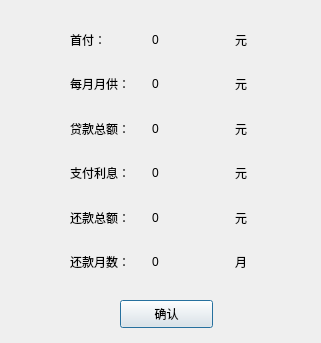
<?xml version="1.0" encoding="UTF-8"?>
<ui version="4.0">
 <class>Result_SameCapitalPlusInterest</class>
 <widget class="QDialog" name="Result_SameCapitalPlusInterest">
  <property name="geometry">
   <rect>
    <x>0</x>
    <y>0</y>
    <width>321</width>
    <height>343</height>
   </rect>
  </property>
  <property name="windowTitle">
   <string>计算结果_等额本息</string>
  </property>
  <widget class="QPushButton" name="pushButton">
   <property name="geometry">
    <rect>
     <x>120</x>
     <y>300</y>
     <width>93</width>
     <height>28</height>
    </rect>
   </property>
   <property name="text">
    <string>确认</string>
   </property>
  </widget>
  <widget class="QWidget" name="">
   <property name="geometry">
    <rect>
     <x>70</x>
     <y>20</y>
     <width>241</width>
     <height>261</height>
    </rect>
   </property>
   <layout class="QHBoxLayout" name="horizontalLayout">
    <item>
     <layout class="QVBoxLayout" name="verticalLayout">
      <item>
       <widget class="QLabel" name="label_firstPay_front">
        <property name="text">
         <string>首付：</string>
        </property>
       </widget>
      </item>
      <item>
       <widget class="QLabel" name="label">
        <property name="text">
         <string>每月月供：</string>
        </property>
       </widget>
      </item>
      <item>
       <widget class="QLabel" name="label_4">
        <property name="text">
         <string>贷款总额：</string>
        </property>
       </widget>
      </item>
      <item>
       <widget class="QLabel" name="label_7">
        <property name="text">
         <string>支付利息：</string>
        </property>
       </widget>
      </item>
      <item>
       <widget class="QLabel" name="label_10">
        <property name="text">
         <string>还款总额：</string>
        </property>
       </widget>
      </item>
      <item>
       <widget class="QLabel" name="label_13">
        <property name="text">
         <string>还款月数：</string>
        </property>
       </widget>
      </item>
     </layout>
    </item>
    <item>
     <layout class="QVBoxLayout" name="verticalLayout_2">
      <item>
       <widget class="QLabel" name="label_firstPay">
        <property name="enabled">
         <bool>true</bool>
        </property>
        <property name="text">
         <string>0</string>
        </property>
       </widget>
      </item>
      <item>
       <widget class="QLabel" name="label_MIP">
        <property name="text">
         <string>0</string>
        </property>
       </widget>
      </item>
      <item>
       <widget class="QLabel" name="label_loanToalMoney">
        <property name="text">
         <string>0</string>
        </property>
       </widget>
      </item>
      <item>
       <widget class="QLabel" name="label_interest">
        <property name="text">
         <string>0</string>
        </property>
       </widget>
      </item>
      <item>
       <widget class="QLabel" name="label_refundMoney">
        <property name="text">
         <string>0</string>
        </property>
       </widget>
      </item>
      <item>
       <widget class="QLabel" name="label_months">
        <property name="text">
         <string>0</string>
        </property>
       </widget>
      </item>
     </layout>
    </item>
    <item>
     <layout class="QVBoxLayout" name="verticalLayout_3">
      <item>
       <widget class="QLabel" name="label_firstPay_back">
        <property name="text">
         <string>元</string>
        </property>
       </widget>
      </item>
      <item>
       <widget class="QLabel" name="label_3">
        <property name="text">
         <string>元</string>
        </property>
       </widget>
      </item>
      <item>
       <widget class="QLabel" name="label_6">
        <property name="text">
         <string>元</string>
        </property>
       </widget>
      </item>
      <item>
       <widget class="QLabel" name="label_9">
        <property name="text">
         <string>元</string>
        </property>
       </widget>
      </item>
      <item>
       <widget class="QLabel" name="label_12">
        <property name="text">
         <string>元</string>
        </property>
       </widget>
      </item>
      <item>
       <widget class="QLabel" name="label_15">
        <property name="text">
         <string>月</string>
        </property>
       </widget>
      </item>
     </layout>
    </item>
   </layout>
  </widget>
 </widget>
 <resources/>
 <connections>
  <connection>
   <sender>pushButton</sender>
   <signal>clicked()</signal>
   <receiver>Result_SameCapitalPlusInterest</receiver>
   <slot>close()</slot>
   <hints>
    <hint type="sourcelabel">
     <x>149</x>
     <y>312</y>
    </hint>
    <hint type="destinationlabel">
     <x>59</x>
     <y>312</y>
    </hint>
   </hints>
  </connection>
 </connections>
</ui>
